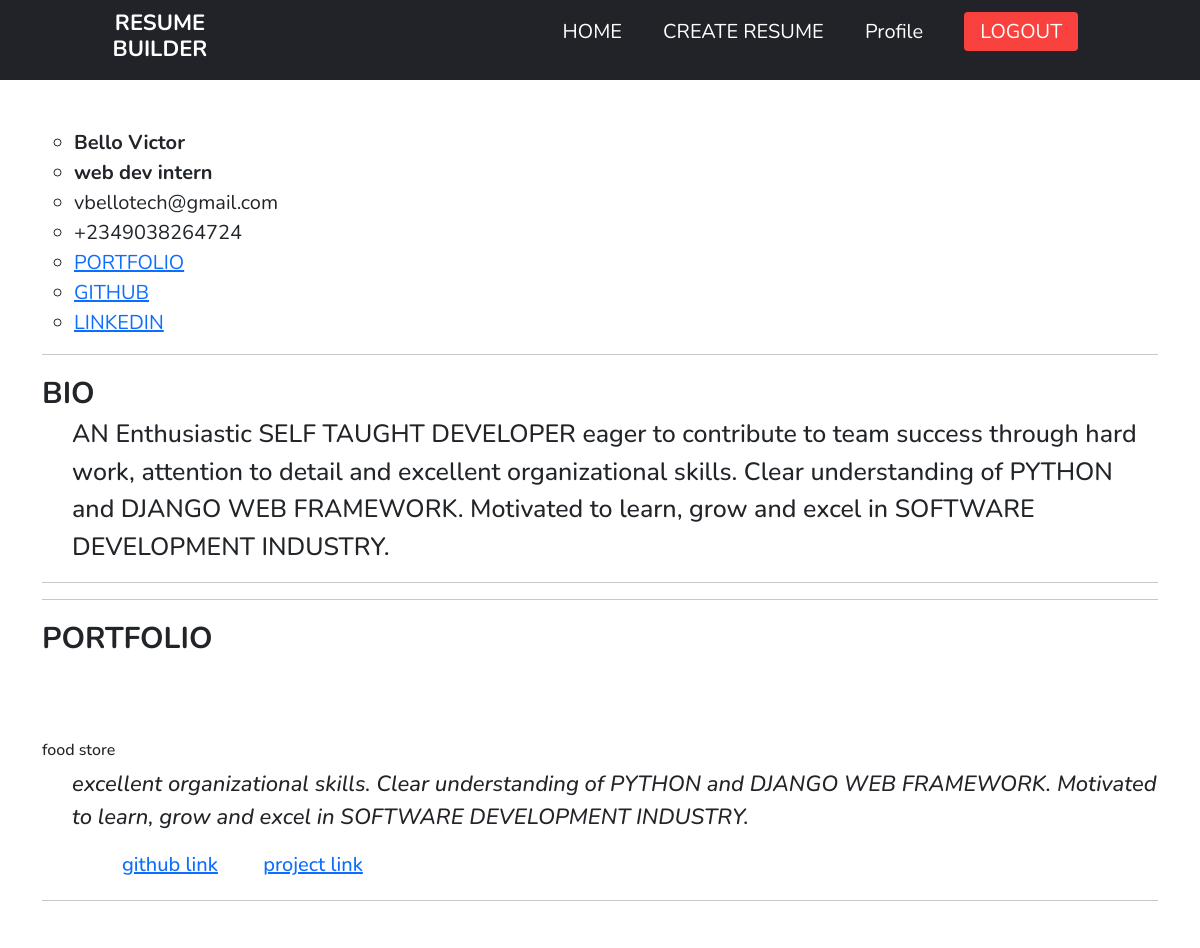
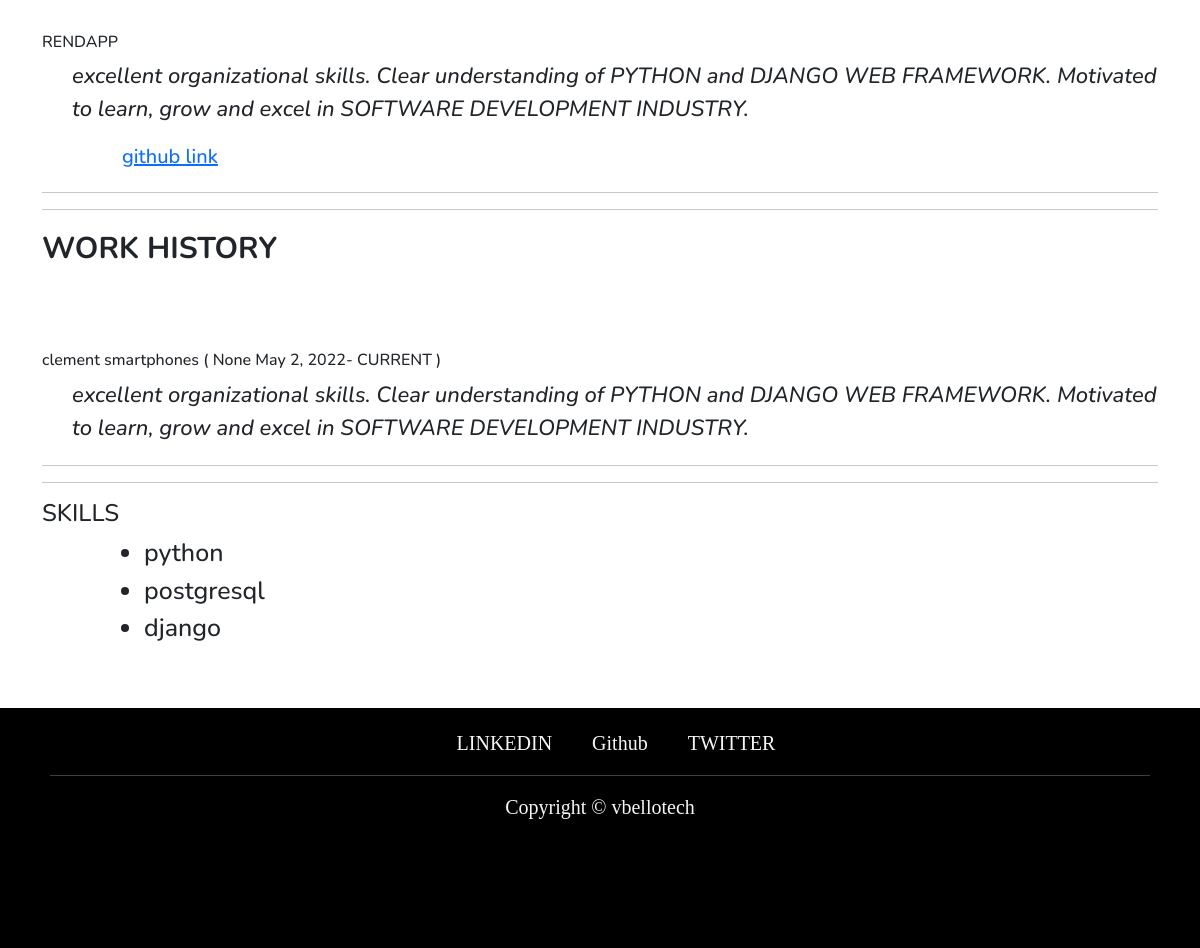
/resume/vbelloresume/web dev intern/rqq0e8ib3jo4c41f3ch0/, run on an earlier commit of the app's database (2 pictures, top to bottom).
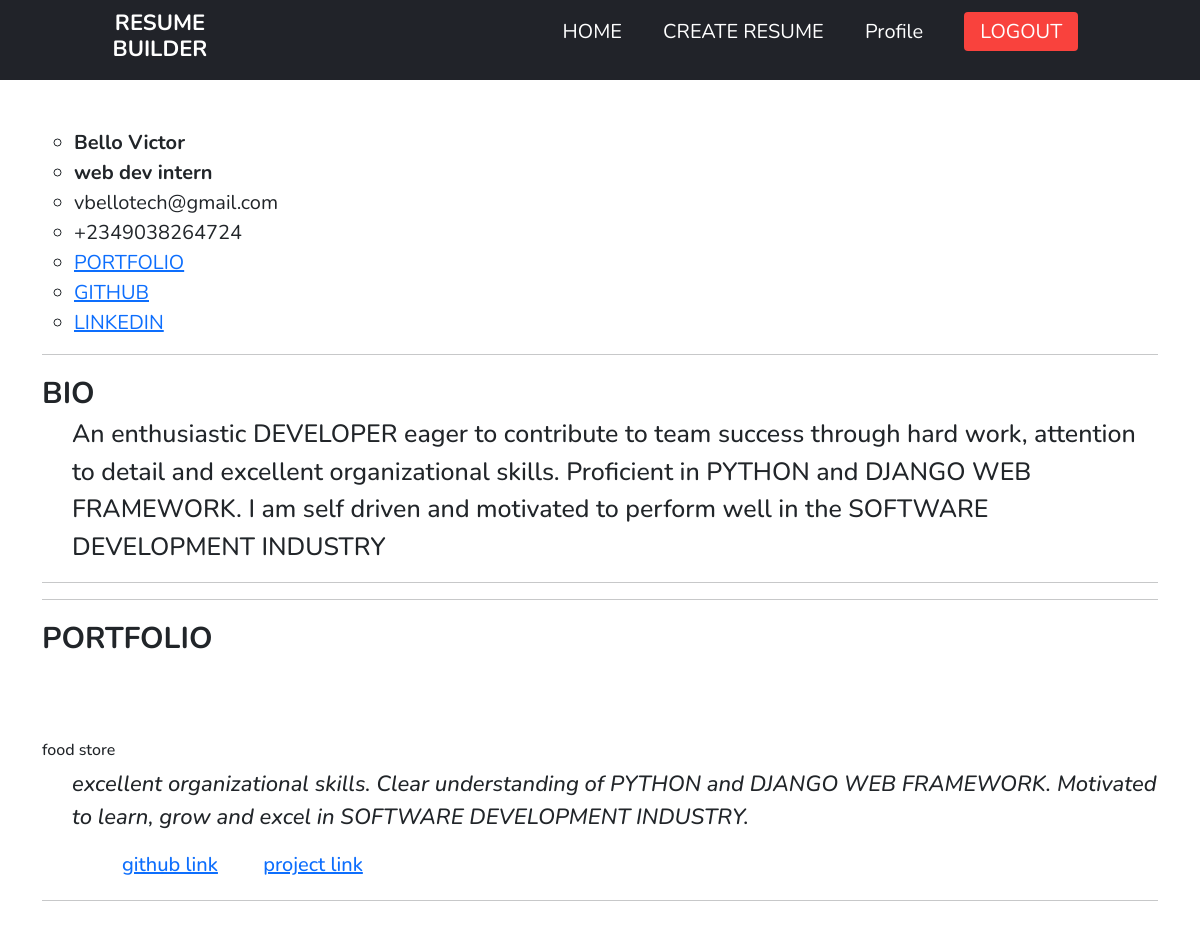
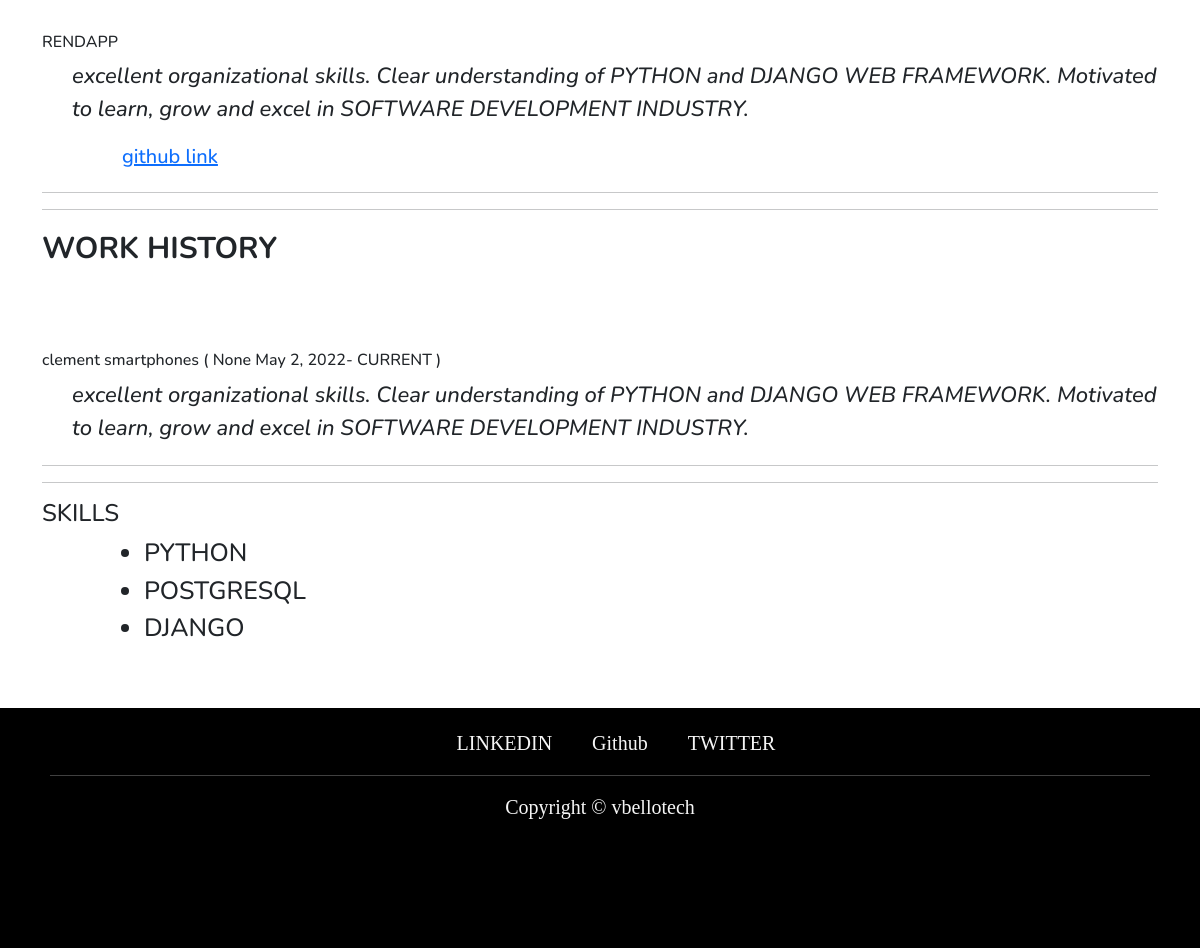
And on a later commit of the database (2 pictures, top to bottom).
### resume/models.py (models this page shows, shortened)
class Resume(models.Model):
    user = models.ForeignKey('auth.user', on_delete=models.CASCADE)
    name = models.CharField(max_length=60)
    resume_link = models.URLField(blank=True, null=True)
    skills = models.ManyToManyField("Tech", related_name="techskill", blank=True)
    slug = models.SlugField(default=create_code())

class Userprofile(models.Model):
    user = models.OneToOneField('auth.user', on_delete=models.CASCADE)
    phone = PhoneNumberField(blank=True, null=True)
    bio = models.TextField(blank=True, null=True)
    portfolio = models.URLField(blank=True, null=True)
    github = models.URLField(blank=True, null=True)
    linkedin = models.URLField(blank=True, null=True)
    has_profile = models.BooleanField(default=False, blank=True, null=True)
    created_date = models.DateTimeField(default=timezone.now)

class Project(models.Model):
    user = models.ForeignKey('auth.user', on_delete=models.CASCADE)
    resume = models.ForeignKey('Resume', related_name="resume", null=True, on_delete=models.CASCADE)
    name = models.CharField(max_length=60)
    description = models.CharField(max_length=250, blank=False, null=False)
    github = models.URLField(blank=True, null=True)
    link = models.URLField(blank=True, null=True)
    date_added = models.DateTimeField(default=timezone.now)

class Work(models.Model):
    user = models.ForeignKey('auth.user', on_delete=models.CASCADE)
    resume = models.ForeignKey('Resume', related_name="resume_work", null=True, on_delete=models.CASCADE)
    company_name = models.CharField(max_length=300)
    role = models.CharField(max_length=300, blank=True, null=True)
    company_description = models.CharField(max_length=250, blank=False, null=False)
    start_date = models.DateField()
    end_date = models.DateField(blank=True, null=True)

class Tech(models.Model):
    name = models.CharField(max_length=150, unique=True)
    type = models.CharField(max_length=200, choices=Type_chioce, blank=True, null=True)

### resume/views.py (the view)
# urls.py: path('resume/<str:user>/<str:name>/<str:slug>/', ResumeView.as_view(), name="resume"),
class ResumeView(View):
    def get(self, request, user, name, slug,  *args, **kwargs):
        resume = Resume.objects.get(slug=slug, name=name)
        mainuser = User.objects.get(username=resume.user.username)
        userprofile = Userprofile.objects.get(user=resume.user)
        project = Project.objects.filter(resume=resume)
        work = Work.objects.filter(resume=resume)
        education = Education.objects.filter(resume=resume)
        context =  {
            'user':mainuser,
            'userp':userprofile,
            'resume':resume,
            'projects':project,
            'works':work,
            'education':education,
        }
        return render (self.request, 'resume/resumeview.html', context)

### templates/resume/resumeview.html (shortened to what this page needs)
{% extends 'base.html' %}
{% load static %}
{% block content %}
<br><br>
<div class="container">
        <div class="developer">
            <ul>
                <li class="dev"><b>{{ user.last_name }} {{ user.first_name }}</b></li>
                <li class="dev"><b>{{ resume.name }}</b></li>
                <li>{{ user.email }} </li>
                <li>{{ userp.phone }}</li>
                {% if userp.portfolio %}<li><a href="{{ userp.portfolio }}">PORTFOLIO</a></li>{% endif %}
                <li><a href="{{ userp.github }}">GITHUB </a></li>
                <li><a href="{{ userp.linkedin }}">LINKEDIN</a></li>
            </ul>
        </div>
<hr>
        <div class="resume">
            <span>BIO</span>
            <p>
                  {{ userp.bio|linebreaksbr	}}
            </p>
        </div>
<hr>
<hr>
    {% if projects %}
        <span class="topic">PORTFOLIO</span>
        {% for project in projects %}
        <div class="portfolio">
           <h1>{{ project.name }}</h1>
           <p>
                <em>{{ project.description|linebreaksbr	}}</em>
            </p>
            <div class="pr_li">
                <a href="{{ project.github }}">github link</a>
                {% if project.link %}
                <a href="{{ project.link }}">project link</a>
                {% endif %}
            </div>
        </div>
        <hr>
        {% endfor %}
    {% endif %}
<hr>
    {% if works %}
        <span class="topic">WORK HISTORY</span>
        {% for work in works %}
        <div class="portfolio">
            {% if work.end_date %}
            <h1>{{ work.company_name }} ( {{ work.role }} {{ work.start_date }}-{{ work.end_date }} )</h1>
            {% else %}
            <h1>{{ work.company_name }} ( {{ work.role }} {{ work.start_date }}- CURRENT )</h1>
            {% endif %}
            <p>
                <em>{{ work.company_description|linebreaksbr	}}</em>
            </p>
        </div>
        <hr>
        {% endfor %}
    {% endif %}
<hr>
        <div class="tech">
             <h4>SKILLS </h4>
                <ul>
                    {% for item in resume.skills.all %}
                    <li>{{ item.name }}</li>
                    {% endfor %}
                </ul>
        </div>
    </div>
{% endblock content %}

### templates/base.html (shortened to what this page needs)
<!DOCTYPE html>
<html lang="en">
{% load static %}
<head>
    <link rel="stylesheet" href="{% static 'styling/bootstrap.css' %}"/>
    <link rel="stylesheet" href="{% static 'styling/bootstrap.min.css' %}"/>
</head>
<body>
    <div class="nav-container">
        <nav class="navbar">
            <h1 id="navbar-logo">RESUME BUILDER</h1>
            <ul class="nav-menu">
                <li><a href="{% url 'resume:home' %}" class="nav-links">HOME</a></li>
                {% if user.is_authenticated %}
                <li><a href="{% url 'resume:add_resume' %}" class="nav-links">CREATE RESUME</a></li>
                <li><a href="{% url 'resume:user_detail' pk=request.user.pk %}" class="nav-links">Profile</a></li>
                <li><a href="{% url 'resume:logout' %}" class="nav-links nav-links-btn">LOGOUT</a></li>
                {% else %}
                <li><a href="{% url 'resume:login' %}" class="nav-links">CREATE RESUME</a></li>
                <li><a href="{% url 'resume:login' %}" class="nav-links">Profile</a></li>
                <li><a href="{% url 'resume:login' %}" class="nav-links nav-links-btn">LOGIN</a></li>
                {% endif %}
            </ul>
        </nav>
    </div>
<div class="container-fluid">
    {% block content %}
    {% endblock content %}
</div>
<footer>
        <ul>
            <li>
                <a href="https://www.linkedin.com/in/victor-bello-a36208213/">LINKEDIN</a>
            </li>
            <li>
                <a href="https://github.com/vbello-tech">Github</a>
            </li>
            <li>
                <a href="https://twitter.com/vbello_tech">TWITTER</a>
            </li>
        </ul>
    <hr>
    <p>
        Copyright  ©  vbellotech
    </p>
</footer>
</body>
</html>

### templates/base.html (style rules this page uses)
:root { --darkgray: #212329; --brightred: #f9423d; --white: #fff; --lightred: #f9433dcc; }
* { box-sizing: border-box; margin: 0; padding: 0; font-family: "Nunito", sans-serif; }
.nav-container { width: 100%; background-color: var(--darkgray); }
.navbar { display: grid; grid-template-columns: 0.2fr auto 1fr; align-items: center; height: 80px; width: 90%; max-width: 1720px; margin: 0 auto; }
#navbar-logo { color: var(--white); justify-self: start; margin-left: 20px; margin-top: 0; font-size: 22px; font-weight: bolder; }
#navbar-logo { cursor: pointer; }
.nav-menu { display: grid; grid-template-columns: repeat(5, auto); list-style: none; text-align: center; width: 70%; justify-self: end; font-size: 20px; }
.nav-links { color: white; text-decoration: none; }
.nav-links-btn { background-color: var(--brightred); padding: 6px 16px; border-radius: 4px; }
h1 { text-align: center; align-items: center; margin-top: 80px; font-size: 1em; }
footer { width: 100%; background-color: black; height: 30vh; color: white; align-items: center; padding: 20px 50px; bottom: 0; margin-top: 60px; }
footer ul { display: flex; justify-content: center; align-content: space-between; }
footer ul li { list-style: none; font-size: 20px; }
footer ul li a { text-decoration: none; color:whitesmoke; font-family: Georgia, 'Times New Roman', Times, serif; cursor: pointer; border-radius: 20px 40px; padding-left: 20px; padding-right: 20px; width: auto; height: auto; transition: ease-in-out 0.5s; }
footer p { color:whitesmoke; font-size: 20px; text-decoration: none; font-family: Georgia, 'Times New Roman', Times, serif; text-align: center; padding-bottom: 2px; }
.developer { font-size: 20px; }
.developer ul li { list-style: circle; }
.resume span { font-size: 30px; font-weight: 700; }
.topic { font-size: 30px; font-weight: 700; }
.resume p { font-size: 25px; font-weight: 500; margin-left: 30px; }
.portfolio { margin: 20px 0; }
.portfolio h1 { text-align: left; }
.portfolio p { text-align: left; font-size: 22px; font-weight: 500; margin-left: 30px; }
.portfolio .pr_li { text-align: left; font-size: 20px; font-weight: 500; margin-left: 80px; }
.portfolio .pr_li a { margin-right: 40px; }
.tech ul { text-align: left; font-size: 25px; font-weight: 500; margin-left: 70px; }

What changed in the data, as far as the page shows it:
changed Userprofile: bio "AN Enthusiastic SELF TAUGHT DEVELOPER eager to contribute to team success through hard work, attention to detail and excellent organizational skills. Clear understanding of PYTHON and DJANGO WEB FRAMEWORK. Motivated to learn, grow and excel in SOFTWARE DEVELOPMENT INDUSTRY." → "An enthusiastic DEVELOPER eager to contribute to team success through hard work, attention to detail and excellent organizational skills. Proficient in PYTHON and DJANGO WEB FRAMEWORK. I am self driven and motivated to perform well in the SOFTWARE DEVELOPMENT INDUSTRY"
changed Tech: name "python" → "PYTHON"
changed Tech: name "postgresql" → "POSTGRESQL"
changed Tech: name "django" → "DJANGO"
